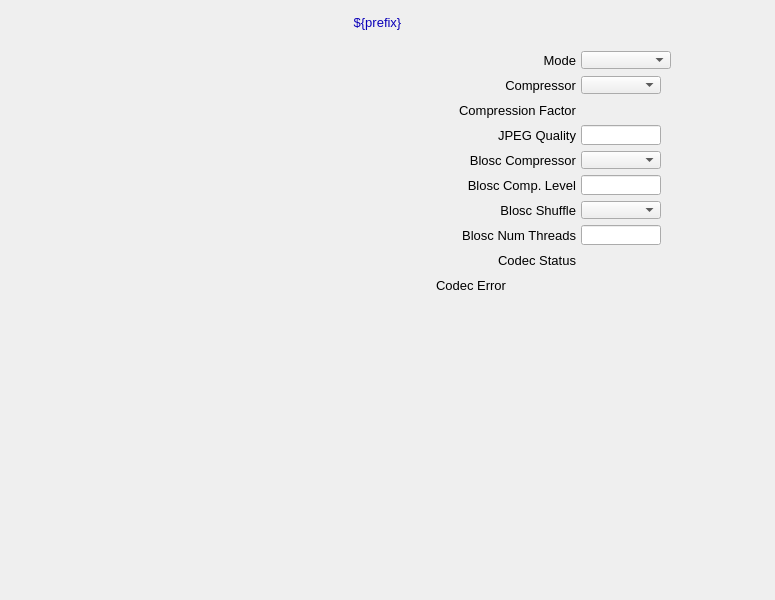
<?xml version="1.0" ?>
<ui version="4.0">
  <class>Dialog</class>
  <widget class="QWidget" name="screen">
    <property name="geometry">
      <rect>
        <x>330</x>
        <y>189</y>
        <width>775</width>
        <height>600</height>
      </rect>
    </property>
    <property name="styleSheet">
      <string notr="true">QWidget#screen {
  color: rgb(0, 0, 0);
  background-color: rgb(187, 187, 187);
  }</string>
    </property>
    <property name="windowTitle">
      <string>NDCodec</string>
    </property>
    <widget class="PyDMDrawingRectangle" name="rectangle">
      <property name="geometry">
        <rect>
          <x>0</x>
          <y>9</y>
          <width>755</width>
          <height>26</height>
        </rect>
      </property>
      <property name="brush" stdset="0">
        <brush brushstyle="SolidPattern">
          <color alpha="255">
            <red>218</red>
            <green>218</green>
            <blue>218</blue>
          </color>
        </brush>
      </property>
      <property name="penStyle" stdset="0">
        <enum>Qt::SolidLine</enum>
      </property>
      <property name="penColor" stdset="0">
        <color>
          <red>218</red>
          <green>218</green>
          <blue>218</blue>
        </color>
      </property>
      <property name="penWidth" stdset="0">
        <double>0</double>
      </property>
      <property name="penCapStyle" stdset="0">
        <enum>Qt::FlatCap</enum>
      </property>
      <property name="toolTip">
        <string>rectangle</string>
      </property>
    </widget>
    <widget class="QLabel" name="text">
      <property name="geometry">
        <rect>
          <x>0</x>
          <y>10</y>
          <width>755</width>
          <height>25</height>
        </rect>
      </property>
      <property name="text">
        <string>${prefix}</string>
      </property>
      <property name="font" stdset="0">
        <font>
          <pointsize>10</pointsize>
        </font>
      </property>
      <property name="brush" stdset="0">
        <brush brushstyle="SolidPattern">
          <color alpha="255">
            <red>10</red>
            <green>0</green>
            <blue>184</blue>
          </color>
        </brush>
      </property>
      <property name="toolTip">
        <string>text</string>
      </property>
      <property name="alignment">
        <set>Qt::AlignCenter</set>
      </property>
      <property name="styleSheet">
        <string notr="true">QLabel#text {
  color: rgb(10, 0, 184);
  }</string>
      </property>
    </widget>
    <widget class="PyDMDrawingRectangle" name="rectangle_1">
      <property name="geometry">
        <rect>
          <x>390</x>
          <y>40</y>
          <width>380</width>
          <height>260</height>
        </rect>
      </property>
      <property name="brush" stdset="0">
        <brush brushstyle="NoBrush">
          <color alpha="255">
            <red>0</red>
            <green>0</green>
            <blue>0</blue>
          </color>
        </brush>
      </property>
      <property name="penStyle" stdset="0">
        <enum>Qt::SolidLine</enum>
      </property>
      <property name="penColor" stdset="0">
        <color>
          <red>0</red>
          <green>0</green>
          <blue>0</blue>
        </color>
      </property>
      <property name="penWidth" stdset="0">
        <double>1</double>
      </property>
      <property name="penCapStyle" stdset="0">
        <enum>Qt::FlatCap</enum>
      </property>
      <property name="toolTip">
        <string>rectangle_1</string>
      </property>
    </widget>
    <widget class="PyDMEmbeddedDisplay" name="composite">
      <property name="geometry">
        <rect>
          <x>5</x>
          <y>40</y>
          <width>380</width>
          <height>555</height>
        </rect>
      </property>
      <property name="toolTip">
        <string>composite</string>
      </property>
      <property name="filename" stdset="0">
        <string>PluginBase_V34.ui</string>
      </property>
    </widget>
    <widget class="PyDMLabel" name="text_update">
      <property name="geometry">
        <rect>
          <x>676</x>
          <y>51</y>
          <width>90</width>
          <height>18</height>
        </rect>
      </property>
      <property name="toolTip">
        <string>PV: ${prefix}Mode_RBV</string>
      </property>
      <property name="channel" stdset="0">
        <string>ca://${prefix}Mode_RBV</string>
      </property>
      <property name="displayFormat" stdset="0">
        <enum>PyDMLabel::String</enum>
      </property>
      <property name="font" stdset="0">
        <font>
          <pointsize>10</pointsize>
        </font>
      </property>
      <property name="alignment">
        <set>Qt::AlignLeading|Qt::AlignLeft|Qt::AlignVCenter</set>
      </property>
      <property name="textInteractionFlags">
        <set>Qt::TextSelectableByKeyboard|Qt::TextSelectableByMouse</set>
      </property>
      <property name="styleSheet">
        <string notr="true">PyDMLabel#text_update {
  color: rgb(10, 0, 184);
  background-color: rgb(187, 187, 187);
  }</string>
      </property>
    </widget>
    <widget class="PyDMLabel" name="text_update_1">
      <property name="geometry">
        <rect>
          <x>666</x>
          <y>76</y>
          <width>100</width>
          <height>18</height>
        </rect>
      </property>
      <property name="toolTip">
        <string>PV: ${prefix}Compressor_RBV</string>
      </property>
      <property name="channel" stdset="0">
        <string>ca://${prefix}Compressor_RBV</string>
      </property>
      <property name="displayFormat" stdset="0">
        <enum>PyDMLabel::String</enum>
      </property>
      <property name="font" stdset="0">
        <font>
          <pointsize>10</pointsize>
        </font>
      </property>
      <property name="alignment">
        <set>Qt::AlignLeading|Qt::AlignLeft|Qt::AlignVCenter</set>
      </property>
      <property name="textInteractionFlags">
        <set>Qt::TextSelectableByKeyboard|Qt::TextSelectableByMouse</set>
      </property>
      <property name="styleSheet">
        <string notr="true">PyDMLabel#text_update_1 {
  color: rgb(10, 0, 184);
  background-color: rgb(187, 187, 187);
  }</string>
      </property>
    </widget>
    <widget class="PyDMEnumComboBox" name="menu">
      <property name="geometry">
        <rect>
          <x>581</x>
          <y>51</y>
          <width>90</width>
          <height>18</height>
        </rect>
      </property>
      <property name="toolTip">
        <string>${prefix}Mode</string>
      </property>
      <property name="channel" stdset="0">
        <string>ca://${prefix}Mode</string>
      </property>
      <property name="font" stdset="0">
        <font>
          <pointsize>10</pointsize>
        </font>
      </property>
      <property name="styleSheet">
        <string notr="true">PyDMEnumComboBox#menu {
  color: rgb(0, 0, 0);
  background-color: rgb(115, 223, 255);
  }</string>
      </property>
    </widget>
    <widget class="PyDMEnumComboBox" name="menu_1">
      <property name="geometry">
        <rect>
          <x>581</x>
          <y>76</y>
          <width>80</width>
          <height>18</height>
        </rect>
      </property>
      <property name="toolTip">
        <string>${prefix}Compressor</string>
      </property>
      <property name="channel" stdset="0">
        <string>ca://${prefix}Compressor</string>
      </property>
      <property name="font" stdset="0">
        <font>
          <pointsize>10</pointsize>
        </font>
      </property>
      <property name="styleSheet">
        <string notr="true">PyDMEnumComboBox#menu_1 {
  color: rgb(0, 0, 0);
  background-color: rgb(115, 223, 255);
  }</string>
      </property>
    </widget>
    <widget class="QLabel" name="text_1">
      <property name="geometry">
        <rect>
          <x>536</x>
          <y>50</y>
          <width>40</width>
          <height>20</height>
        </rect>
      </property>
      <property name="text">
        <string>Mode</string>
      </property>
      <property name="font" stdset="0">
        <font>
          <pointsize>10</pointsize>
        </font>
      </property>
      <property name="brush" stdset="0">
        <brush brushstyle="SolidPattern">
          <color alpha="255">
            <red>0</red>
            <green>0</green>
            <blue>0</blue>
          </color>
        </brush>
      </property>
      <property name="toolTip">
        <string>text_1</string>
      </property>
      <property name="alignment">
        <set>Qt::AlignRight|Qt::AlignTrailing|Qt::AlignVCenter</set>
      </property>
      <property name="styleSheet">
        <string notr="true">QLabel#text_1 {
  color: rgb(0, 0, 0);
  }</string>
      </property>
    </widget>
    <widget class="QLabel" name="text_2">
      <property name="geometry">
        <rect>
          <x>476</x>
          <y>75</y>
          <width>100</width>
          <height>20</height>
        </rect>
      </property>
      <property name="text">
        <string>Compressor</string>
      </property>
      <property name="font" stdset="0">
        <font>
          <pointsize>10</pointsize>
        </font>
      </property>
      <property name="brush" stdset="0">
        <brush brushstyle="SolidPattern">
          <color alpha="255">
            <red>0</red>
            <green>0</green>
            <blue>0</blue>
          </color>
        </brush>
      </property>
      <property name="toolTip">
        <string>text_2</string>
      </property>
      <property name="alignment">
        <set>Qt::AlignRight|Qt::AlignTrailing|Qt::AlignVCenter</set>
      </property>
      <property name="styleSheet">
        <string notr="true">QLabel#text_2 {
  color: rgb(0, 0, 0);
  }</string>
      </property>
    </widget>
    <widget class="PyDMLabel" name="text_update_2">
      <property name="geometry">
        <rect>
          <x>666</x>
          <y>126</y>
          <width>100</width>
          <height>18</height>
        </rect>
      </property>
      <property name="toolTip">
        <string>PV: ${prefix}JPEGQuality_RBV</string>
      </property>
      <property name="channel" stdset="0">
        <string>ca://${prefix}JPEGQuality_RBV</string>
      </property>
      <property name="font" stdset="0">
        <font>
          <pointsize>10</pointsize>
        </font>
      </property>
      <property name="alignment">
        <set>Qt::AlignLeading|Qt::AlignLeft|Qt::AlignVCenter</set>
      </property>
      <property name="textInteractionFlags">
        <set>Qt::TextSelectableByKeyboard|Qt::TextSelectableByMouse</set>
      </property>
      <property name="styleSheet">
        <string notr="true">PyDMLabel#text_update_2 {
  color: rgb(10, 0, 184);
  background-color: rgb(187, 187, 187);
  }</string>
      </property>
    </widget>
    <widget class="PyDMLineEdit" name="text_entry">
      <property name="geometry">
        <rect>
          <x>581</x>
          <y>125</y>
          <width>80</width>
          <height>20</height>
        </rect>
      </property>
      <property name="channel" stdset="0">
        <string>ca://${prefix}JPEGQuality</string>
      </property>
      <property name="toolTip">
        <string>${prefix}JPEGQuality</string>
      </property>
      <property name="font" stdset="0">
        <font>
          <pointsize>10</pointsize>
        </font>
      </property>
      <property name="styleSheet">
        <string notr="true">PyDMLineEdit#text_entry {
  color: rgb(0, 0, 0);
  background-color: rgb(115, 223, 255);
  border: 1px solid black;
  margin: 0px;
  padding: 0px;
  spacing: 0px;
  }</string>
      </property>
    </widget>
    <widget class="QLabel" name="text_3">
      <property name="geometry">
        <rect>
          <x>456</x>
          <y>125</y>
          <width>120</width>
          <height>20</height>
        </rect>
      </property>
      <property name="text">
        <string>JPEG Quality</string>
      </property>
      <property name="font" stdset="0">
        <font>
          <pointsize>10</pointsize>
        </font>
      </property>
      <property name="brush" stdset="0">
        <brush brushstyle="SolidPattern">
          <color alpha="255">
            <red>0</red>
            <green>0</green>
            <blue>0</blue>
          </color>
        </brush>
      </property>
      <property name="toolTip">
        <string>text_3</string>
      </property>
      <property name="alignment">
        <set>Qt::AlignRight|Qt::AlignTrailing|Qt::AlignVCenter</set>
      </property>
      <property name="styleSheet">
        <string notr="true">QLabel#text_3 {
  color: rgb(0, 0, 0);
  }</string>
      </property>
    </widget>
    <widget class="PyDMLabel" name="text_update_3">
      <property name="geometry">
        <rect>
          <x>666</x>
          <y>151</y>
          <width>100</width>
          <height>18</height>
        </rect>
      </property>
      <property name="toolTip">
        <string>PV: ${prefix}BloscCompressor_RBV</string>
      </property>
      <property name="channel" stdset="0">
        <string>ca://${prefix}BloscCompressor_RBV</string>
      </property>
      <property name="displayFormat" stdset="0">
        <enum>PyDMLabel::String</enum>
      </property>
      <property name="font" stdset="0">
        <font>
          <pointsize>10</pointsize>
        </font>
      </property>
      <property name="alignment">
        <set>Qt::AlignLeading|Qt::AlignLeft|Qt::AlignVCenter</set>
      </property>
      <property name="textInteractionFlags">
        <set>Qt::TextSelectableByKeyboard|Qt::TextSelectableByMouse</set>
      </property>
      <property name="styleSheet">
        <string notr="true">PyDMLabel#text_update_3 {
  color: rgb(10, 0, 184);
  background-color: rgb(187, 187, 187);
  }</string>
      </property>
    </widget>
    <widget class="PyDMLabel" name="text_update_4">
      <property name="geometry">
        <rect>
          <x>666</x>
          <y>176</y>
          <width>100</width>
          <height>18</height>
        </rect>
      </property>
      <property name="toolTip">
        <string>PV: ${prefix}BloscCLevel_RBV</string>
      </property>
      <property name="channel" stdset="0">
        <string>ca://${prefix}BloscCLevel_RBV</string>
      </property>
      <property name="font" stdset="0">
        <font>
          <pointsize>10</pointsize>
        </font>
      </property>
      <property name="alignment">
        <set>Qt::AlignLeading|Qt::AlignLeft|Qt::AlignVCenter</set>
      </property>
      <property name="textInteractionFlags">
        <set>Qt::TextSelectableByKeyboard|Qt::TextSelectableByMouse</set>
      </property>
      <property name="styleSheet">
        <string notr="true">PyDMLabel#text_update_4 {
  color: rgb(10, 0, 184);
  background-color: rgb(187, 187, 187);
  }</string>
      </property>
    </widget>
    <widget class="PyDMLabel" name="text_update_5">
      <property name="geometry">
        <rect>
          <x>666</x>
          <y>201</y>
          <width>100</width>
          <height>18</height>
        </rect>
      </property>
      <property name="toolTip">
        <string>PV: ${prefix}BloscShuffle_RBV</string>
      </property>
      <property name="channel" stdset="0">
        <string>ca://${prefix}BloscShuffle_RBV</string>
      </property>
      <property name="displayFormat" stdset="0">
        <enum>PyDMLabel::String</enum>
      </property>
      <property name="font" stdset="0">
        <font>
          <pointsize>10</pointsize>
        </font>
      </property>
      <property name="alignment">
        <set>Qt::AlignLeading|Qt::AlignLeft|Qt::AlignVCenter</set>
      </property>
      <property name="textInteractionFlags">
        <set>Qt::TextSelectableByKeyboard|Qt::TextSelectableByMouse</set>
      </property>
      <property name="styleSheet">
        <string notr="true">PyDMLabel#text_update_5 {
  color: rgb(10, 0, 184);
  background-color: rgb(187, 187, 187);
  }</string>
      </property>
    </widget>
    <widget class="PyDMLabel" name="text_update_6">
      <property name="geometry">
        <rect>
          <x>666</x>
          <y>226</y>
          <width>100</width>
          <height>18</height>
        </rect>
      </property>
      <property name="toolTip">
        <string>PV: ${prefix}BloscNumThreads_RBV</string>
      </property>
      <property name="channel" stdset="0">
        <string>ca://${prefix}BloscNumThreads_RBV</string>
      </property>
      <property name="font" stdset="0">
        <font>
          <pointsize>10</pointsize>
        </font>
      </property>
      <property name="alignment">
        <set>Qt::AlignLeading|Qt::AlignLeft|Qt::AlignVCenter</set>
      </property>
      <property name="textInteractionFlags">
        <set>Qt::TextSelectableByKeyboard|Qt::TextSelectableByMouse</set>
      </property>
      <property name="styleSheet">
        <string notr="true">PyDMLabel#text_update_6 {
  color: rgb(10, 0, 184);
  background-color: rgb(187, 187, 187);
  }</string>
      </property>
    </widget>
    <widget class="PyDMEnumComboBox" name="menu_2">
      <property name="geometry">
        <rect>
          <x>581</x>
          <y>151</y>
          <width>80</width>
          <height>18</height>
        </rect>
      </property>
      <property name="toolTip">
        <string>${prefix}BloscCompressor</string>
      </property>
      <property name="channel" stdset="0">
        <string>ca://${prefix}BloscCompressor</string>
      </property>
      <property name="font" stdset="0">
        <font>
          <pointsize>10</pointsize>
        </font>
      </property>
      <property name="styleSheet">
        <string notr="true">PyDMEnumComboBox#menu_2 {
  color: rgb(0, 0, 0);
  background-color: rgb(115, 223, 255);
  }</string>
      </property>
    </widget>
    <widget class="PyDMLineEdit" name="text_entry_1">
      <property name="geometry">
        <rect>
          <x>581</x>
          <y>175</y>
          <width>80</width>
          <height>20</height>
        </rect>
      </property>
      <property name="channel" stdset="0">
        <string>ca://${prefix}BloscCLevel</string>
      </property>
      <property name="toolTip">
        <string>${prefix}BloscCLevel</string>
      </property>
      <property name="font" stdset="0">
        <font>
          <pointsize>10</pointsize>
        </font>
      </property>
      <property name="styleSheet">
        <string notr="true">PyDMLineEdit#text_entry_1 {
  color: rgb(0, 0, 0);
  background-color: rgb(115, 223, 255);
  border: 1px solid black;
  margin: 0px;
  padding: 0px;
  spacing: 0px;
  }</string>
      </property>
    </widget>
    <widget class="PyDMEnumComboBox" name="menu_3">
      <property name="geometry">
        <rect>
          <x>581</x>
          <y>201</y>
          <width>80</width>
          <height>18</height>
        </rect>
      </property>
      <property name="toolTip">
        <string>${prefix}BloscShuffle</string>
      </property>
      <property name="channel" stdset="0">
        <string>ca://${prefix}BloscShuffle</string>
      </property>
      <property name="font" stdset="0">
        <font>
          <pointsize>10</pointsize>
        </font>
      </property>
      <property name="styleSheet">
        <string notr="true">PyDMEnumComboBox#menu_3 {
  color: rgb(0, 0, 0);
  background-color: rgb(115, 223, 255);
  }</string>
      </property>
    </widget>
    <widget class="PyDMLineEdit" name="text_entry_2">
      <property name="geometry">
        <rect>
          <x>581</x>
          <y>225</y>
          <width>80</width>
          <height>20</height>
        </rect>
      </property>
      <property name="channel" stdset="0">
        <string>ca://${prefix}BloscNumThreads</string>
      </property>
      <property name="toolTip">
        <string>${prefix}BloscNumThreads</string>
      </property>
      <property name="font" stdset="0">
        <font>
          <pointsize>10</pointsize>
        </font>
      </property>
      <property name="styleSheet">
        <string notr="true">PyDMLineEdit#text_entry_2 {
  color: rgb(0, 0, 0);
  background-color: rgb(115, 223, 255);
  border: 1px solid black;
  margin: 0px;
  padding: 0px;
  spacing: 0px;
  }</string>
      </property>
    </widget>
    <widget class="QLabel" name="text_4">
      <property name="geometry">
        <rect>
          <x>416</x>
          <y>150</y>
          <width>160</width>
          <height>20</height>
        </rect>
      </property>
      <property name="text">
        <string>Blosc Compressor</string>
      </property>
      <property name="font" stdset="0">
        <font>
          <pointsize>10</pointsize>
        </font>
      </property>
      <property name="brush" stdset="0">
        <brush brushstyle="SolidPattern">
          <color alpha="255">
            <red>0</red>
            <green>0</green>
            <blue>0</blue>
          </color>
        </brush>
      </property>
      <property name="toolTip">
        <string>text_4</string>
      </property>
      <property name="alignment">
        <set>Qt::AlignRight|Qt::AlignTrailing|Qt::AlignVCenter</set>
      </property>
      <property name="styleSheet">
        <string notr="true">QLabel#text_4 {
  color: rgb(0, 0, 0);
  }</string>
      </property>
    </widget>
    <widget class="QLabel" name="text_5">
      <property name="geometry">
        <rect>
          <x>406</x>
          <y>175</y>
          <width>170</width>
          <height>20</height>
        </rect>
      </property>
      <property name="text">
        <string>Blosc Comp. Level</string>
      </property>
      <property name="font" stdset="0">
        <font>
          <pointsize>10</pointsize>
        </font>
      </property>
      <property name="brush" stdset="0">
        <brush brushstyle="SolidPattern">
          <color alpha="255">
            <red>0</red>
            <green>0</green>
            <blue>0</blue>
          </color>
        </brush>
      </property>
      <property name="toolTip">
        <string>text_5</string>
      </property>
      <property name="alignment">
        <set>Qt::AlignRight|Qt::AlignTrailing|Qt::AlignVCenter</set>
      </property>
      <property name="styleSheet">
        <string notr="true">QLabel#text_5 {
  color: rgb(0, 0, 0);
  }</string>
      </property>
    </widget>
    <widget class="QLabel" name="text_6">
      <property name="geometry">
        <rect>
          <x>446</x>
          <y>200</y>
          <width>130</width>
          <height>20</height>
        </rect>
      </property>
      <property name="text">
        <string>Blosc Shuffle</string>
      </property>
      <property name="font" stdset="0">
        <font>
          <pointsize>10</pointsize>
        </font>
      </property>
      <property name="brush" stdset="0">
        <brush brushstyle="SolidPattern">
          <color alpha="255">
            <red>0</red>
            <green>0</green>
            <blue>0</blue>
          </color>
        </brush>
      </property>
      <property name="toolTip">
        <string>text_6</string>
      </property>
      <property name="alignment">
        <set>Qt::AlignRight|Qt::AlignTrailing|Qt::AlignVCenter</set>
      </property>
      <property name="styleSheet">
        <string notr="true">QLabel#text_6 {
  color: rgb(0, 0, 0);
  }</string>
      </property>
    </widget>
    <widget class="QLabel" name="text_7">
      <property name="geometry">
        <rect>
          <x>406</x>
          <y>225</y>
          <width>170</width>
          <height>20</height>
        </rect>
      </property>
      <property name="text">
        <string>Blosc Num Threads</string>
      </property>
      <property name="font" stdset="0">
        <font>
          <pointsize>10</pointsize>
        </font>
      </property>
      <property name="brush" stdset="0">
        <brush brushstyle="SolidPattern">
          <color alpha="255">
            <red>0</red>
            <green>0</green>
            <blue>0</blue>
          </color>
        </brush>
      </property>
      <property name="toolTip">
        <string>text_7</string>
      </property>
      <property name="alignment">
        <set>Qt::AlignRight|Qt::AlignTrailing|Qt::AlignVCenter</set>
      </property>
      <property name="styleSheet">
        <string notr="true">QLabel#text_7 {
  color: rgb(0, 0, 0);
  }</string>
      </property>
    </widget>
    <widget class="QLabel" name="text_8">
      <property name="geometry">
        <rect>
          <x>396</x>
          <y>100</y>
          <width>180</width>
          <height>20</height>
        </rect>
      </property>
      <property name="text">
        <string>Compression Factor</string>
      </property>
      <property name="font" stdset="0">
        <font>
          <pointsize>10</pointsize>
        </font>
      </property>
      <property name="brush" stdset="0">
        <brush brushstyle="SolidPattern">
          <color alpha="255">
            <red>0</red>
            <green>0</green>
            <blue>0</blue>
          </color>
        </brush>
      </property>
      <property name="toolTip">
        <string>text_8</string>
      </property>
      <property name="alignment">
        <set>Qt::AlignRight|Qt::AlignTrailing|Qt::AlignVCenter</set>
      </property>
      <property name="styleSheet">
        <string notr="true">QLabel#text_8 {
  color: rgb(0, 0, 0);
  }</string>
      </property>
    </widget>
    <widget class="PyDMLabel" name="text_update_7">
      <property name="geometry">
        <rect>
          <x>581</x>
          <y>101</y>
          <width>80</width>
          <height>18</height>
        </rect>
      </property>
      <property name="toolTip">
        <string>PV: ${prefix}CompFactor_RBV</string>
      </property>
      <property name="channel" stdset="0">
        <string>ca://${prefix}CompFactor_RBV</string>
      </property>
      <property name="font" stdset="0">
        <font>
          <pointsize>10</pointsize>
        </font>
      </property>
      <property name="alignment">
        <set>Qt::AlignLeading|Qt::AlignLeft|Qt::AlignVCenter</set>
      </property>
      <property name="textInteractionFlags">
        <set>Qt::TextSelectableByKeyboard|Qt::TextSelectableByMouse</set>
      </property>
      <property name="styleSheet">
        <string notr="true">PyDMLabel#text_update_7 {
  color: rgb(10, 0, 184);
  background-color: rgb(187, 187, 187);
  }</string>
      </property>
    </widget>
    <widget class="QLabel" name="text_9">
      <property name="geometry">
        <rect>
          <x>456</x>
          <y>250</y>
          <width>120</width>
          <height>20</height>
        </rect>
      </property>
      <property name="text">
        <string>Codec Status</string>
      </property>
      <property name="font" stdset="0">
        <font>
          <pointsize>10</pointsize>
        </font>
      </property>
      <property name="brush" stdset="0">
        <brush brushstyle="SolidPattern">
          <color alpha="255">
            <red>0</red>
            <green>0</green>
            <blue>0</blue>
          </color>
        </brush>
      </property>
      <property name="toolTip">
        <string>text_9</string>
      </property>
      <property name="alignment">
        <set>Qt::AlignRight|Qt::AlignTrailing|Qt::AlignVCenter</set>
      </property>
      <property name="styleSheet">
        <string notr="true">QLabel#text_9 {
  color: rgb(0, 0, 0);
  }</string>
      </property>
    </widget>
    <widget class="PyDMLabel" name="text_update_8">
      <property name="geometry">
        <rect>
          <x>581</x>
          <y>251</y>
          <width>80</width>
          <height>18</height>
        </rect>
      </property>
      <property name="toolTip">
        <string>PV: ${prefix}CodecStatus</string>
      </property>
      <property name="channel" stdset="0">
        <string>ca://${prefix}CodecStatus</string>
      </property>
      <property name="displayFormat" stdset="0">
        <enum>PyDMLabel::String</enum>
      </property>
      <property name="font" stdset="0">
        <font>
          <pointsize>10</pointsize>
        </font>
      </property>
      <property name="alignment">
        <set>Qt::AlignCenter</set>
      </property>
      <property name="textInteractionFlags">
        <set>Qt::TextSelectableByKeyboard|Qt::TextSelectableByMouse</set>
      </property>
      <property name="styleSheet">
        <string notr="true">PyDMLabel#text_update_8 {
  color: rgb(10, 0, 184);
  background-color: rgb(70, 70, 70);
  }</string>
      </property>
    </widget>
    <widget class="QLabel" name="text_10">
      <property name="geometry">
        <rect>
          <x>396</x>
          <y>275</y>
          <width>110</width>
          <height>20</height>
        </rect>
      </property>
      <property name="text">
        <string>Codec Error</string>
      </property>
      <property name="font" stdset="0">
        <font>
          <pointsize>10</pointsize>
        </font>
      </property>
      <property name="brush" stdset="0">
        <brush brushstyle="SolidPattern">
          <color alpha="255">
            <red>0</red>
            <green>0</green>
            <blue>0</blue>
          </color>
        </brush>
      </property>
      <property name="toolTip">
        <string>text_10</string>
      </property>
      <property name="alignment">
        <set>Qt::AlignRight|Qt::AlignTrailing|Qt::AlignVCenter</set>
      </property>
      <property name="styleSheet">
        <string notr="true">QLabel#text_10 {
  color: rgb(0, 0, 0);
  }</string>
      </property>
    </widget>
    <widget class="PyDMLabel" name="text_update_9">
      <property name="geometry">
        <rect>
          <x>511</x>
          <y>278</y>
          <width>255</width>
          <height>14</height>
        </rect>
      </property>
      <property name="toolTip">
        <string>PV: ${prefix}CodecError</string>
      </property>
      <property name="channel" stdset="0">
        <string>ca://${prefix}CodecError</string>
      </property>
      <property name="displayFormat" stdset="0">
        <enum>PyDMLabel::String</enum>
      </property>
      <property name="font" stdset="0">
        <font>
          <pointsize>8</pointsize>
        </font>
      </property>
      <property name="alignment">
        <set>Qt::AlignLeading|Qt::AlignLeft|Qt::AlignVCenter</set>
      </property>
      <property name="textInteractionFlags">
        <set>Qt::TextSelectableByKeyboard|Qt::TextSelectableByMouse</set>
      </property>
      <property name="styleSheet">
        <string notr="true">PyDMLabel#text_update_9 {
  color: rgb(10, 0, 184);
  background-color: rgb(187, 187, 187);
  }</string>
      </property>
    </widget>
  </widget>
  <customwidgets>
    <customwidget>
      <class>PyDMDrawingRectangle</class>
      <extends>QWidget</extends>
      <header>pydm.widgets.drawing</header>
    </customwidget>
    <customwidget>
      <class>PyDMLabel</class>
      <extends>QLabel</extends>
      <header>pydm.widgets.label</header>
    </customwidget>
    <customwidget>
      <class>PyDMEmbeddedDisplay</class>
      <extends>QFrame</extends>
      <header>pydm.widgets.embedded_display</header>
    </customwidget>
    <customwidget>
      <class>PyDMEnumComboBox</class>
      <extends>QComboBox</extends>
      <header>pydm.widgets.enum_combo_box</header>
    </customwidget>
    <customwidget>
      <class>PyDMLineEdit</class>
      <extends>QLineEdit</extends>
      <header>pydm.widgets.line_edit</header>
    </customwidget>
  </customwidgets>
</ui>
